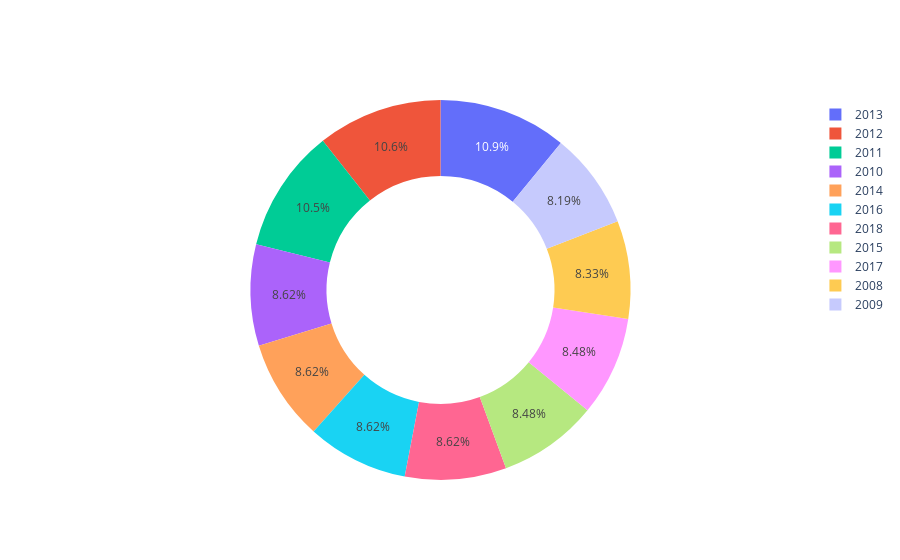

The notebook cell saved with this chart:
### Markdown cell above
#### 4.1.1  In which season highest and lowest number of matches played ?

### Code cell
df=ipl_data.groupby(['season'])['season'].count().to_frame().rename(columns={'season':'Total Matches Played'}).reset_index().rename(columns={'season':'Season'})
labels = df.Season
values = df['Total Matches Played']
fig = go.Figure(data=[go.Pie(labels=labels, values=values, hole=.6)])
fig.show()
plt.savefig('highest and lowest number of matches played.png')

### Figure 1 — Plotly figure (JSON) as saved in the notebook; plotly's stock layout.template omitted (floating-point values rounded to 4 significant figures)
{"data": [{"hole": 0.6, "labels": [2008, 2009, 2010, 2011, 2012, 2013, 2014, 2015, 2016, 2017, 2018], "type": "pie", "values": [58, 57, 60, 73, 74, 76, 60, 59, 60, 59, 60]}], "layout": {}}
